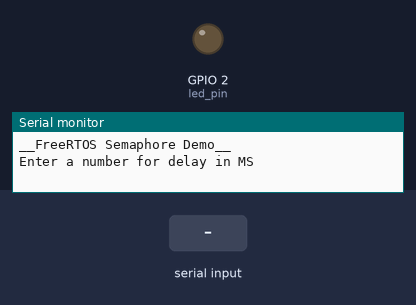
A sketch run on a simulated ESP32. On the bench: output pins drawn as LEDs (lit = HIGH), the last lines printed to the serial monitor. Dashed ring = blinking. Inputs (shaded band) come from the test bench.

Above: at 1.8 s.
1.9 s: "90,45\n" received over Serial
At 6.8 s:
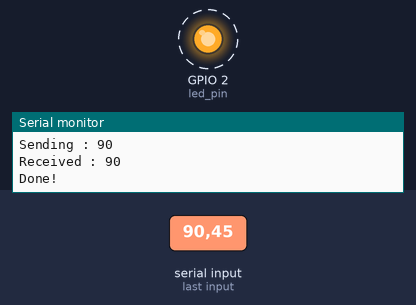
Timing chart, 0 to 10.9 s (numbered marks = the images above; inputs shaded):
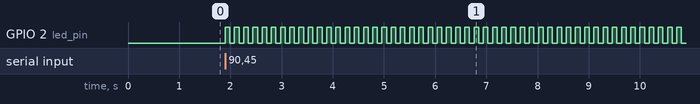

The sketch:

Semaphore_test1.ino
```cpp
#if CONFIG_FREERTOS_UNICORE
  static const BaseType_t app_cpu = 0;
#else
  static const BaseType_t app_cpu = 1;
#endif

static const int led_pin = 2;

static SemaphoreHandle_t bin_sem;

void blinkLed(void *parameter){
  int num = *(int *)parameter;
  xSemaphoreGive(bin_sem);

  Serial.print("Received : ");
  Serial.println(num);

  pinMode(led_pin, OUTPUT);

  while (1) {
    digitalWrite(led_pin, HIGH);
    vTaskDelay(num/portTICK_PERIOD_MS);
    digitalWrite(led_pin, LOW);
    vTaskDelay(num/portTICK_PERIOD_MS);
  }
}

void setup() {
  long int delay_arg;

  Serial.begin(115200);
  vTaskDelay(1000/portTICK_PERIOD_MS);
  Serial.println();
  Serial.println("__FreeRTOS Semaphore Demo__");
  Serial.println("Enter a number for delay in MS");

  while (Serial.available()<=0);

  delay_arg = Serial.parseInt();
  Serial.print("Sending : ");
  Serial.println(delay_arg);

  bin_sem = xSemaphoreCreateBinary();

  xTaskCreatePinnedToCore(blinkLed, "Blink Led", 1024, (void *)&delay_arg, 1, NULL, app_cpu);

  xSemaphoreTake(bin_sem, portMAX_DELAY);

  Serial.println("Done!");

}

void loop() {
  vTaskDelay(1000/portTICK_PERIOD_MS);
}
```

Measured:
- after the input at 1.9 s, GPIO 2 (led_pin): alternates HIGH for 0.09 s and LOW for 0.09 s, starting at once
